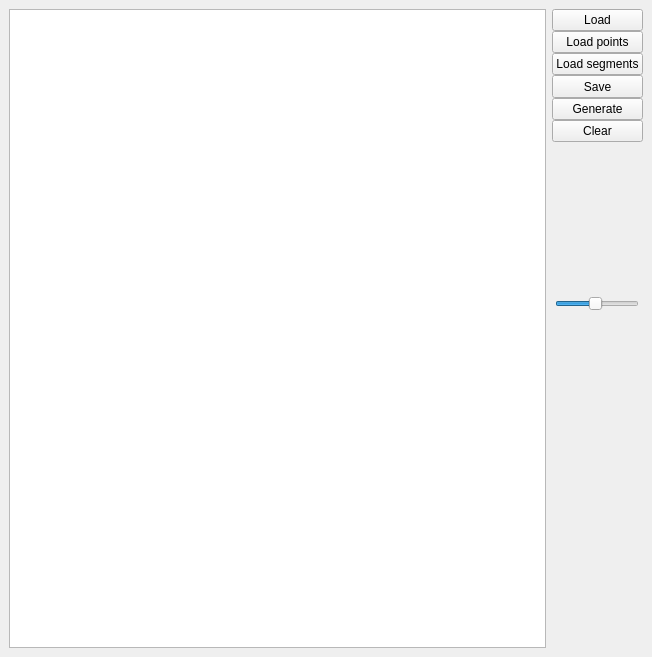
<?xml version="1.0" encoding="UTF-8"?>
<ui version="4.0">
 <class>MainWindow</class>
 <widget class="QMainWindow" name="MainWindow">
  <property name="geometry">
   <rect>
    <x>0</x>
    <y>0</y>
    <width>652</width>
    <height>657</height>
   </rect>
  </property>
  <property name="windowTitle">
   <string>MainWindow</string>
  </property>
  <widget class="QWidget" name="centralwidget">
   <layout class="QHBoxLayout" name="horizontalLayout">
    <item>
     <widget class="QGraphicsView" name="graphicsView"/>
    </item>
    <item>
     <layout class="QVBoxLayout" name="menuLayout">
      <property name="spacing">
       <number>0</number>
      </property>
      <item>
       <widget class="QPushButton" name="loadButton">
        <property name="enabled">
         <bool>true</bool>
        </property>
        <property name="text">
         <string>Load</string>
        </property>
       </widget>
      </item>
      <item>
       <widget class="QPushButton" name="loadPointsButton">
        <property name="text">
         <string>Load points</string>
        </property>
       </widget>
      </item>
      <item>
       <widget class="QPushButton" name="loadSegmentsButton">
        <property name="text">
         <string>Load segments</string>
        </property>
       </widget>
      </item>
      <item>
       <widget class="QPushButton" name="saveButton">
        <property name="maximumSize">
         <size>
          <width>16777215</width>
          <height>23</height>
         </size>
        </property>
        <property name="text">
         <string>Save</string>
        </property>
        <property name="autoDefault">
         <bool>false</bool>
        </property>
       </widget>
      </item>
      <item>
       <widget class="QPushButton" name="generateButton">
        <property name="text">
         <string>Generate</string>
        </property>
       </widget>
      </item>
      <item alignment="Qt::AlignTop">
       <widget class="QPushButton" name="clearButton">
        <property name="enabled">
         <bool>true</bool>
        </property>
        <property name="text">
         <string>Clear</string>
        </property>
       </widget>
      </item>
      <item alignment="Qt::AlignHCenter|Qt::AlignTop">
       <widget class="QSlider" name="scaleSlider">
        <property name="enabled">
         <bool>true</bool>
        </property>
        <property name="sizePolicy">
         <sizepolicy hsizetype="Minimum" vsizetype="Fixed">
          <horstretch>0</horstretch>
          <verstretch>0</verstretch>
         </sizepolicy>
        </property>
        <property name="minimum">
         <number>1</number>
        </property>
        <property name="maximum">
         <number>30</number>
        </property>
        <property name="singleStep">
         <number>1</number>
        </property>
        <property name="pageStep">
         <number>1</number>
        </property>
        <property name="value">
         <number>15</number>
        </property>
        <property name="orientation">
         <enum>Qt::Horizontal</enum>
        </property>
       </widget>
      </item>
      <item>
       <widget class="QLabel" name="coordsLabel">
        <property name="text">
         <string/>
        </property>
        <property name="alignment">
         <set>Qt::AlignBottom|Qt::AlignLeading|Qt::AlignLeft</set>
        </property>
       </widget>
      </item>
     </layout>
    </item>
   </layout>
  </widget>
 </widget>
 <resources/>
 <connections/>
</ui>
